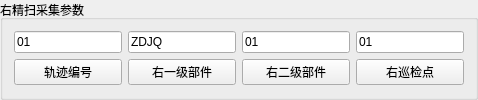
         <widget class="QGroupBox" name="groupBox_48">
          <property name="sizePolicy">
           <sizepolicy hsizetype="Preferred" vsizetype="Maximum">
            <horstretch>0</horstretch>
            <verstretch>0</verstretch>
           </sizepolicy>
          </property>
          <property name="title">
           <string>右精扫采集参数</string>
          </property>
          <layout class="QGridLayout" name="gridLayout_93">
           <item row="0" column="0">
            <layout class="QVBoxLayout" name="verticalLayout_11">
             <item>
              <widget class="QLineEdit" name="Wheelset_Num_121_Setting">
               <property name="sizePolicy">
                <sizepolicy hsizetype="Preferred" vsizetype="Fixed">
                 <horstretch>0</horstretch>
                 <verstretch>0</verstretch>
                </sizepolicy>
               </property>
               <property name="text">
                <string>01</string>
               </property>
               <property name="readOnly">
                <bool>false</bool>
               </property>
              </widget>
             </item>
             <item>
              <widget class="QPushButton" name="Write_Wheelset_Num_121">
               <property name="text">
                <string>轨迹编号</string>
               </property>
              </widget>
             </item>
            </layout>
           </item>
           <item row="0" column="1">
            <layout class="QVBoxLayout" name="verticalLayout_10">
             <item>
              <widget class="QLineEdit" name="Primary_Components_121_Setting">
               <property name="sizePolicy">
                <sizepolicy hsizetype="Preferred" vsizetype="Fixed">
                 <horstretch>0</horstretch>
                 <verstretch>0</verstretch>
                </sizepolicy>
               </property>
               <property name="text">
                <string>ZDJQ</string>
               </property>
               <property name="readOnly">
                <bool>false</bool>
               </property>
              </widget>
             </item>
             <item>
              <widget class="QPushButton" name="Write_Primary_Components_121">
               <property name="text">
                <string>右一级部件</string>
               </property>
              </widget>
             </item>
            </layout>
           </item>
           <item row="0" column="2">
            <layout class="QVBoxLayout" name="verticalLayout_9">
             <item>
              <widget class="QLineEdit" name="Secondary_Components_121_Setting">
               <property name="sizePolicy">
                <sizepolicy hsizetype="Preferred" vsizetype="Fixed">
                 <horstretch>0</horstretch>
                 <verstretch>0</verstretch>
                </sizepolicy>
               </property>
               <property name="text">
                <string>01</string>
               </property>
               <property name="readOnly">
                <bool>false</bool>
               </property>
              </widget>
             </item>
             <item>
              <widget class="QPushButton" name="Write_Secondary_Components_121">
               <property name="text">
                <string>右二级部件</string>
               </property>
              </widget>
             </item>
            </layout>
           </item>
           <item row="0" column="3">
            <layout class="QVBoxLayout" name="verticalLayout_8">
             <item>
              <widget class="QLineEdit" name="Point_Num_121_Setting">
               <property name="sizePolicy">
                <sizepolicy hsizetype="Preferred" vsizetype="Fixed">
                 <horstretch>0</horstretch>
                 <verstretch>0</verstretch>
                </sizepolicy>
               </property>
               <property name="text">
                <string>01</string>
               </property>
               <property name="readOnly">
                <bool>false</bool>
               </property>
              </widget>
             </item>
             <item>
              <widget class="QPushButton" name="Write_Point_Num_121">
               <property name="text">
                <string>右巡检点</string>
               </property>
              </widget>
             </item>
            </layout>
           </item>
          </layout>
         </widget>
